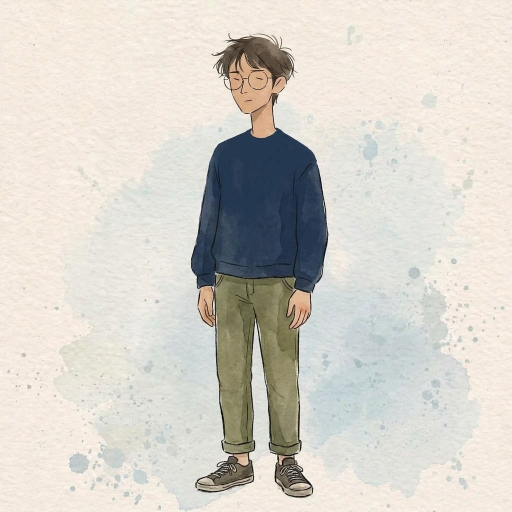
#> input picture assets/references/rudy_ref.jpg, 1024 x 1024 px, found by its file name (shown at 1/2 size); its folder holds only this picture in this run
$ python prepare_textures.py
#> lines starting #> are read from the running program, lines starting #| are printed output that depends on the picture; after the words box and inside, x2 and y2 are one past the last pixel; in counts of white or black regions, pixels touching at a corner belong together
import os
import shutil
import random
import cv2
import numpy as np
from PIL import Image, ImageDraw, ImageFilter

ROOT = r"C:\Users\user\Downloads\ECHOES"
BRAIN_DIR = r"C:\Users\user\.gemini\antigravity-cli\brain\f3122186-9489-469e-9b50-4a75cdc42fb8"
REF_IMG = os.path.join(BRAIN_DIR, ".user_uploaded", "uploaded_media_0_1794555895252.jpg")

os.makedirs(os.path.join(ROOT, "assets", "references"), exist_ok=True)
os.makedirs(os.path.join(ROOT, "assets", "textures"), exist_ok=True)
os.makedirs(os.path.join(ROOT, "assets", "sprites"), exist_ok=True)
os.makedirs(os.path.join(ROOT, "assets", "scenes"), exist_ok=True)


def extract_paper_texture(src_path: str, out_path: str):
    """Extract a clean cold-pressed paper patch from upper-left margin and mirror-tile seamlessly."""
    img = Image.open(src_path).convert("RGB")
#> img is the input picture: PIL image 1024x1024 RGB; mean R, G, B 213.4, 209.7, 202.1
    patch = img.crop((14, 14, 240, 240))
    arr = np.asarray(patch, dtype=np.float32)
    # Remove any global brightness gradient across the patch so mirror seams vanish completely
    smooth = cv2.GaussianBlur(arr, (61, 61), 22)
    high_freq = arr - smooth
    normalized = np.clip(246.0 + high_freq * 1.45, 224, 255).astype(np.uint8)
    clean_patch = Image.fromarray(normalized, mode="RGB")

    w, h = clean_patch.size
#> w = 226; h = 226
    tiled = Image.new("RGB", (w * 2, h * 2))
#> tiled: PIL image 452x452 RGB; every value is 0
    tiled.paste(clean_patch, (0, 0))
    tiled.paste(clean_patch.transpose(Image.FLIP_LEFT_RIGHT), (w, 0))
    tiled.paste(clean_patch.transpose(Image.FLIP_TOP_BOTTOM), (0, h))
    tiled.paste(clean_patch.transpose(Image.ROTATE_180), (w, h))
    tiled = tiled.resize((512, 512), Image.Resampling.LANCZOS)
#> tiled: PIL image 512x512 RGB
    tiled.save(out_path, format="PNG", optimize=True)
    print(f"Saved seamless paper texture -> {out_path}")
    return tiled


def cutout_character_sprite(src_path: str, out_path: str, crop_box=None):
    """Extract clean transparent PNG character sprite from user's watercolor-and-ink drawing."""
#> called with crop_box = (280, 30, 740, 1005)
    pil_im = Image.open(src_path).convert("RGB")
    if crop_box:
        pil_im = pil_im.crop(crop_box)
    rgb = np.asarray(pil_im)
    bgr = cv2.cvtColor(rgb, cv2.COLOR_RGB2BGR)
    gray = cv2.cvtColor(bgr, cv2.COLOR_BGR2GRAY)
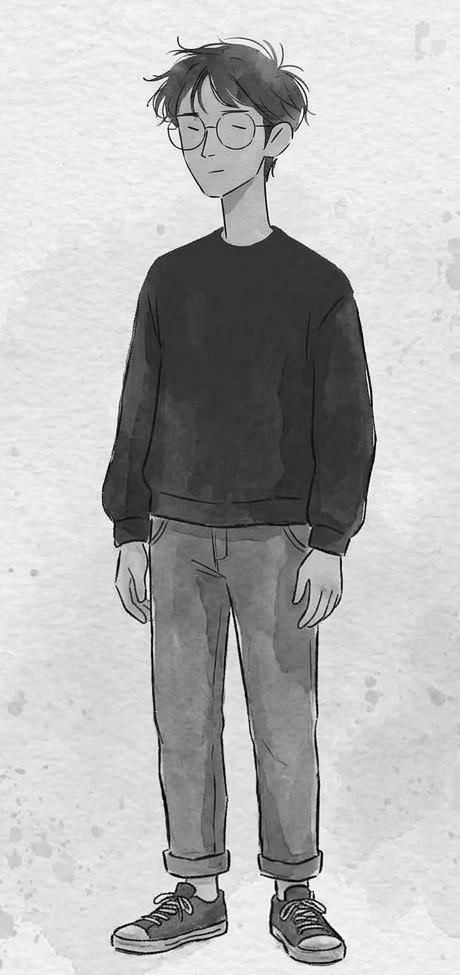
#> gray: shape (975, 460); min 0, max 255, mean 180.6
    h, w = gray.shape
#> h = 975; w = 460

    edges = cv2.Canny(gray, 50, 140)
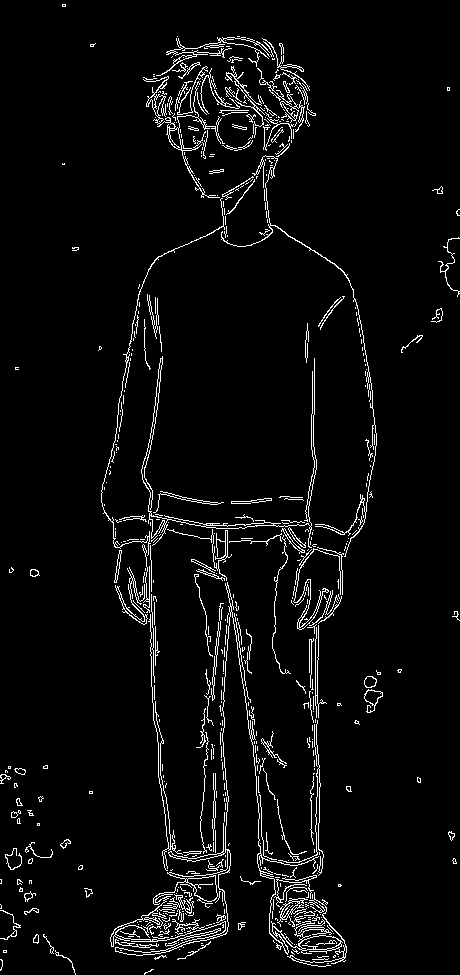
#> edges: shape (975, 460); 4.3% white in thin lines or dots
    ink = (gray < 145).astype(np.uint8) * 255
#> ink: shape (975, 460); 29.8% white; 41 white regions (28 under 20 px), largest, box (x1, y1, x2, y2) and area: (102, 156, 377, 958) 123825, (143, 36, 315, 194) 8820, (290, 955, 342, 966) 186
    barrier = cv2.bitwise_or(edges, ink)
#> barrier: shape (975, 460); 31.2% white; 108 white regions (69 under 20 px), largest, box (x1, y1, x2, y2) and area: (101, 143, 377, 967) 126930, (143, 36, 316, 198) 10328, (165, 928, 221, 947) 177
    barrier = cv2.dilate(barrier, np.ones((3, 3), np.uint8), iterations=1)
#> barrier: shape (975, 460); 34.7% white; 56 white regions, largest, box (x1, y1, x2, y2) and area: (100, 35, 378, 968) 150459, (363, 675, 384, 714) 412, (437, 236, 460, 298) 402
    barrier = cv2.morphologyEx(barrier, cv2.MORPH_CLOSE, np.ones((5, 5), np.uint8))
#> barrier: shape (975, 460); 35.2% white; 45 white regions, largest, box (x1, y1, x2, y2) and area: (100, 35, 378, 968) 152798, (4, 841, 54, 871) 562, (363, 669, 384, 714) 511

    ff = barrier.copy()
    mask = np.zeros((h + 2, w + 2), np.uint8)
    for x in range(0, w, 6):
        if ff[0, x] == 0:
            cv2.floodFill(ff, mask, (x, 0), 128)
        if ff[h - 1, x] == 0:
            cv2.floodFill(ff, mask, (x, h - 1), 128)
    for y in range(0, h, 6):
        if ff[y, 0] == 0:
            cv2.floodFill(ff, mask, (0, y), 128)
        if ff[y, w - 1] == 0:
            cv2.floodFill(ff, mask, (w - 1, y), 128)
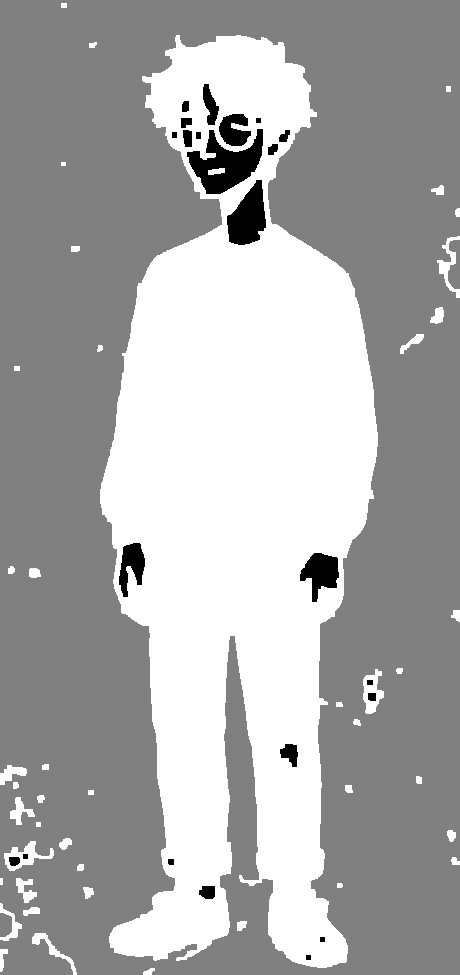
#> ff: shape (975, 460); min 0, max 255, mean 170.3

    fg_mask = (ff != 128).astype(np.uint8) * 255
#> fg_mask: shape (975, 460); 37.1% white; 44 white regions, largest, box (x1, y1, x2, y2) and area: (100, 35, 378, 968) 161128, (4, 841, 54, 871) 673, (363, 669, 384, 714) 603
    num_labels, labels, stats, _ = cv2.connectedComponentsWithStats(fg_mask, connectivity=8)
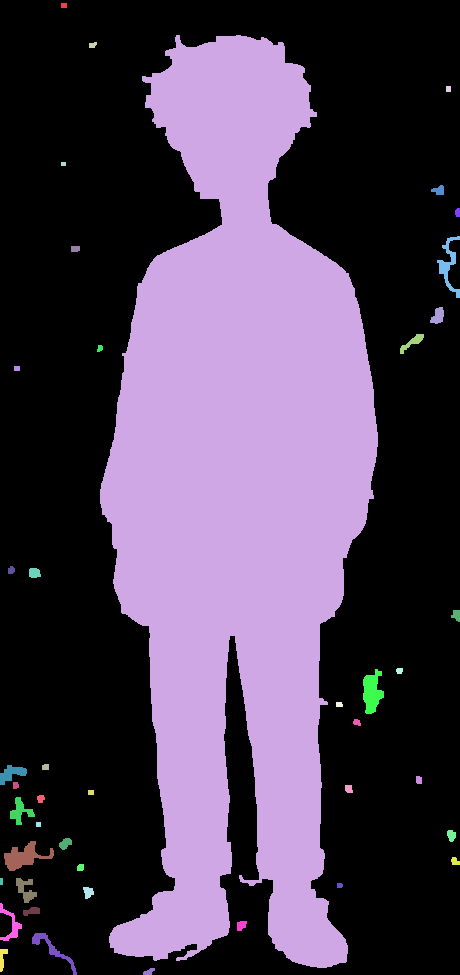
#> labels: shape (975, 460) int32; 45 distinct labels, from 0 to 44; one colour per label, 0 black
#> num_labels = 45; stats = 45 rows, first 6: [0, 0, 460, 975, 282128], [61, 3, 6, 5, 30], [100, 35, 278, 933, 161128], [89, 42, 8, 6, 38], [446, 86, 5, 6, 30], [61, 162, 5, 4, 20]
    if num_labels > 1:
        largest_label = 1 + int(np.argmax(stats[1:, cv2.CC_STAT_AREA]))
#> largest_label = 2
        fg_mask = (labels == largest_label).astype(np.uint8) * 255
#> fg_mask: shape (975, 460); 35.9% white; 1 white region, box (x1, y1, x2, y2) and area: (100, 35, 378, 968) 161128

    alpha = cv2.GaussianBlur(fg_mask, (3, 3), 0.65)
    rgba = np.dstack([rgb, alpha])
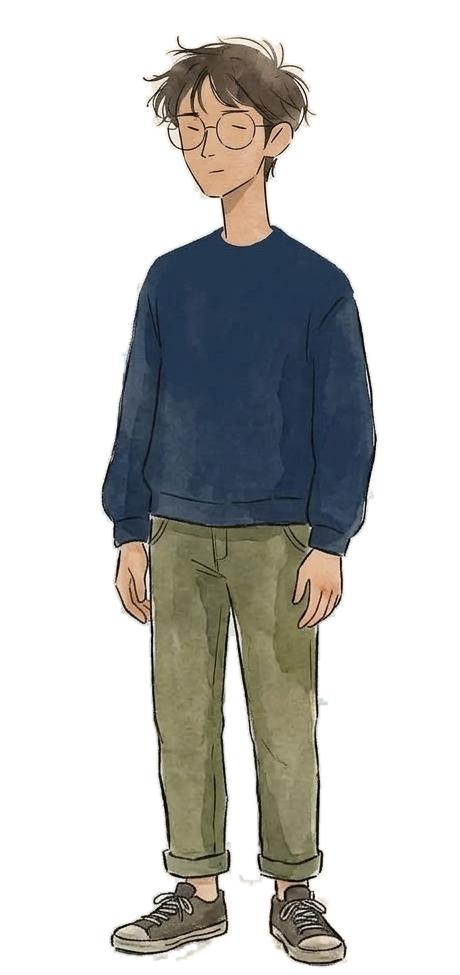
#> rgba: shape (975, 460, 4); mean R, G, B, A 181.7, 181.2, 175.1, 91.6; transparent parts drawn white

    ys, xs = np.where(alpha > 12)
    if len(xs) > 0 and len(ys) > 0:
        pad = 12
        x0, x1 = max(0, int(xs.min()) - pad), min(w, int(xs.max()) + pad)
#> x0 = 87; x1 = 390
        y0, y1 = max(0, int(ys.min()) - pad), min(h, int(ys.max()) + pad)
#> y0 = 22; y1 = 975
        rgba = rgba[y0:y1, x0:x1]
#> rgba: shape (953, 303, 4)

    out_img = Image.fromarray(rgba, mode="RGBA")
    if out_img.height > 700:
        ratio = 700.0 / out_img.height
#> ratio = 0.735
        out_img = out_img.resize((int(out_img.width * ratio), 700), Image.Resampling.LANCZOS)
    out_img.save(out_path, format="PNG", optimize=True)
    print(f"Saved character sprite -> {out_path} ({out_img.size})")
#| Saved character sprite -> C:\Users\user\Downloads\ECHOES/assets/sprites/rudy_base.png ((222, 700))
    return out_img


def create_character_variants(base_sprite: Image.Image):
    """Create watercolor-blended Kemayoran sunglasses + gold glint and Aachen satchel variants."""
    w, h = base_sprite.size
#> w = 222; h = 700

    # Kemayoran: feathered dark lens tint inside exact measured spectacles circles (x=59..84 & 96..123, y=61..87)
    kem = base_sprite.copy()
    lens_layer = Image.new("RGBA", (w, h), (0, 0, 0, 0))
#> lens_layer: PIL image 222x700 RGBA; every value is 0
    ld = ImageDraw.Draw(lens_layer)
    ld.ellipse((59, 63, 84, 87), fill=(26, 26, 30, 185))
    ld.ellipse((96, 61, 122, 85), fill=(26, 26, 30, 185))
    # Subtle soft gold chain highlight tucked near collar
    ld.line([(98, 152), (112, 188)], fill=(214, 168, 66, 175), width=2)
    ld.ellipse((108, 186, 118, 196), fill=(224, 178, 72, 200))
    lens_layer = lens_layer.filter(ImageFilter.GaussianBlur(0.8))
    kem = Image.alpha_composite(kem, lens_layer)
    kem.save(os.path.join(ROOT, "assets", "sprites", "rudy_kemayoran.png"), format="PNG", optimize=True)

    # Aachen: soft watercolor leather satchel strap across torso & hip pouch matching ink outline
    aac = base_sprite.copy()
    bag_layer = Image.new("RGBA", (w, h), (0, 0, 0, 0))
    bd = ImageDraw.Draw(bag_layer)
    bd.line([(72, 168), (154, 374)], fill=(116, 75, 46, 210), width=10)
    bd.rounded_rectangle((144, 355, 184, 435), radius=7, fill=(124, 80, 50, 215))
    bag_layer = bag_layer.filter(ImageFilter.GaussianBlur(0.9))
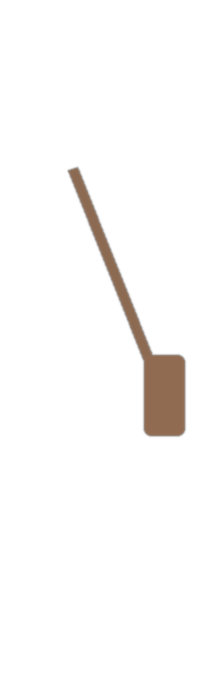
#> bag_layer: PIL image 222x700 RGBA; mean R, G, B, A 4.2, 2.7, 1.7, 7.4; transparent parts drawn white
    bd2 = ImageDraw.Draw(bag_layer)
    bd2.line([(68, 170), (150, 376)], fill=(44, 37, 32, 210), width=2)
    bd2.line([(76, 166), (158, 372)], fill=(44, 37, 32, 210), width=2)
    bd2.rounded_rectangle((144, 355, 184, 435), radius=7, outline=(44, 37, 32, 235), width=2)
    bd2.line([(144, 386), (184, 386)], fill=(44, 37, 32, 210), width=2)
    aac = Image.alpha_composite(aac, bag_layer)
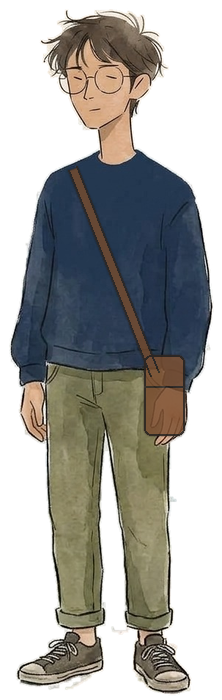
#> aac: PIL image 222x700 RGBA; mean R, G, B, A 62.1, 61.5, 57.6, 142.3; transparent parts drawn white
    aac.save(os.path.join(ROOT, "assets", "sprites", "rudy_aachen.png"), format="PNG", optimize=True)
    print("Saved calibrated Kemayoran and Aachen sprite variants.")


# [39 lines left out: functions make_paper_canvas, wash_poly, wash_rect, hand_ink, not called in this run]


def hand_rect(draw, box, width=2, color=(44, 37, 32, 235), seed=10):
    x0, y0, x1, y1 = box
    hand_ink(draw, [(x0, y0), (x1, y0), (x1, y1), (x0, y1), (x0, y0)], width=width, color=color, seed=seed)


# [137 lines left out: functions paint_freeroam_room, paint_rwth_library, not called in this run]


def main():
    ref_copy = os.path.join(ROOT, "assets", "references", "rudy_ref.jpg")
    shutil.copy2(REF_IMG, ref_copy)
    paper_tile = extract_paper_texture(ref_copy, os.path.join(ROOT, "assets", "textures", "watercolor_paper_tile.png"))
    base_sprite = cutout_character_sprite(
        ref_copy,
        os.path.join(ROOT, "assets", "sprites", "rudy_base.png"),
        crop_box=(280, 30, 740, 1005),
    )
    create_character_variants(base_sprite)

    exact_map = {
        "scene1_kemayoran_": "scene1_kemayoran.jpg",
        "vintage_airliner_night_bangkok_": "scene2_cabin_bangkok.jpg",
        "aachen_1955_boarding_house_street_": "scene3_aachen_street.jpg",
    }
    for prefix, target_name in exact_map.items():
#> (the run stopped early here; a loop or call above may not have finished)
